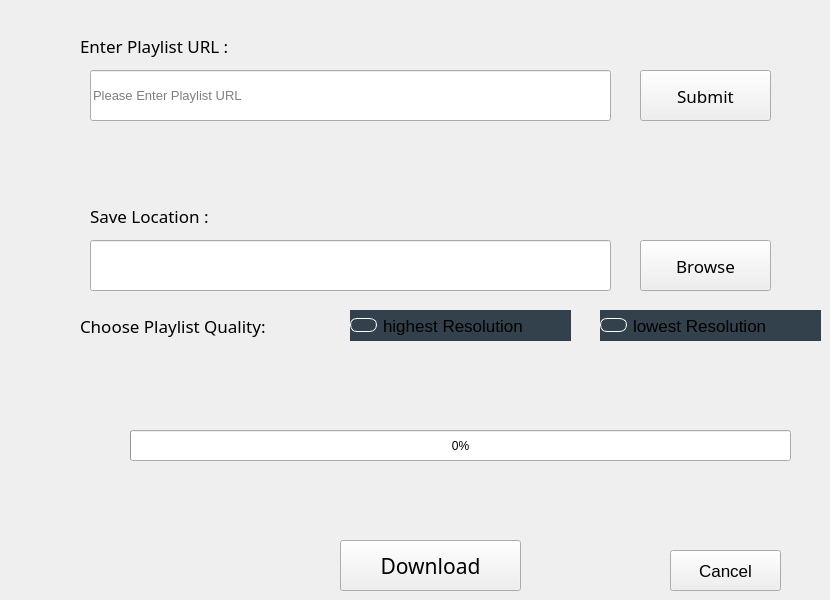
    <widget class="QWidget" name="tab_3">
     <attribute name="title">
      <string>Download YouTube Playlist</string>
     </attribute>
     <widget class="QLineEdit" name="location_3">
      <property name="geometry">
       <rect>
        <x>90</x>
        <y>240</y>
        <width>521</width>
        <height>51</height>
       </rect>
      </property>
     </widget>
     <widget class="QLabel" name="label_6">
      <property name="geometry">
       <rect>
        <x>80</x>
        <y>30</y>
        <width>201</width>
        <height>31</height>
       </rect>
      </property>
      <property name="font">
       <font>
        <family>Mongolian Baiti</family>
        <pointsize>13</pointsize>
        <weight>50</weight>
        <bold>false</bold>
       </font>
      </property>
      <property name="text">
       <string>Enter Playlist URL :</string>
      </property>
     </widget>
     <widget class="QLineEdit" name="url_3">
      <property name="geometry">
       <rect>
        <x>90</x>
        <y>70</y>
        <width>521</width>
        <height>51</height>
       </rect>
      </property>
      <property name="font">
       <font>
        <pointsize>10</pointsize>
       </font>
      </property>
      <property name="placeholderText">
       <string>Please Enter Playlist URL</string>
      </property>
     </widget>
     <widget class="QPushButton" name="browse_3">
      <property name="geometry">
       <rect>
        <x>640</x>
        <y>240</y>
        <width>131</width>
        <height>51</height>
       </rect>
      </property>
      <property name="font">
       <font>
        <family>Nanami Book</family>
        <pointsize>13</pointsize>
        <weight>50</weight>
        <bold>false</bold>
       </font>
      </property>
      <property name="text">
       <string>Browse</string>
      </property>
     </widget>
     <widget class="QPushButton" name="download_3">
      <property name="enabled">
       <bool>true</bool>
      </property>
      <property name="geometry">
       <rect>
        <x>340</x>
        <y>540</y>
        <width>181</width>
        <height>51</height>
       </rect>
      </property>
      <property name="font">
       <font>
        <family>Nanami Book</family>
        <pointsize>16</pointsize>
        <weight>50</weight>
        <bold>false</bold>
       </font>
      </property>
      <property name="text">
       <string>Download</string>
      </property>
     </widget>
     <widget class="QLabel" name="label_10">
      <property name="geometry">
       <rect>
        <x>130</x>
        <y>470</y>
        <width>661</width>
        <height>31</height>
       </rect>
      </property>
      <property name="font">
       <font>
        <pointsize>10</pointsize>
        <weight>50</weight>
        <bold>false</bold>
       </font>
      </property>
      <property name="styleSheet">
       <string notr="true">color:rgb(255, 119, 119)</string>
      </property>
      <property name="text">
       <string/>
      </property>
     </widget>
     <widget class="QPushButton" name="submit_3">
      <property name="geometry">
       <rect>
        <x>640</x>
        <y>70</y>
        <width>131</width>
        <height>51</height>
       </rect>
      </property>
      <property name="font">
       <font>
        <family>Nanami Book</family>
        <pointsize>13</pointsize>
        <weight>50</weight>
        <bold>false</bold>
       </font>
      </property>
      <property name="text">
       <string>Submit</string>
      </property>
     </widget>
     <widget class="QLabel" name="label_11">
      <property name="geometry">
       <rect>
        <x>90</x>
        <y>200</y>
        <width>151</width>
        <height>31</height>
       </rect>
      </property>
      <property name="font">
       <font>
        <family>Mongolian Baiti</family>
        <pointsize>13</pointsize>
        <weight>50</weight>
        <bold>false</bold>
       </font>
      </property>
      <property name="text">
       <string>Save Location : </string>
      </property>
     </widget>
     <widget class="QLabel" name="label_12">
      <property name="geometry">
       <rect>
        <x>80</x>
        <y>310</y>
        <width>231</width>
        <height>31</height>
       </rect>
      </property>
      <property name="font">
       <font>
        <family>Mongolian Baiti</family>
        <pointsize>13</pointsize>
        <weight>50</weight>
        <bold>false</bold>
       </font>
      </property>
      <property name="text">
       <string>Choose Playlist Quality:</string>
      </property>
     </widget>
     <widget class="QProgressBar" name="progressBar_3">
      <property name="geometry">
       <rect>
        <x>130</x>
        <y>430</y>
        <width>661</width>
        <height>31</height>
       </rect>
      </property>
      <property name="value">
       <number>0</number>
      </property>
     </widget>
     <widget class="QLabel" name="label">
      <property name="geometry">
       <rect>
        <x>80</x>
        <y>370</y>
        <width>511</width>
        <height>31</height>
       </rect>
      </property>
      <property name="font">
       <font>
        <pointsize>13</pointsize>
       </font>
      </property>
      <property name="styleSheet">
       <string notr="true">color: #279294;</string>
      </property>
      <property name="text">
       <string/>
      </property>
     </widget>
     <widget class="QPushButton" name="cancel_3">
      <property name="geometry">
       <rect>
        <x>670</x>
        <y>550</y>
        <width>111</width>
        <height>41</height>
       </rect>
      </property>
      <property name="font">
       <font>
        <pointsize>13</pointsize>
        <weight>50</weight>
        <bold>false</bold>
       </font>
      </property>
      <property name="text">
       <string>Cancel</string>
      </property>
     </widget>
     <widget class="QLabel" name="titleLabel_2">
      <property name="geometry">
       <rect>
        <x>90</x>
        <y>140</y>
        <width>521</width>
        <height>31</height>
       </rect>
      </property>
      <property name="font">
       <font>
        <pointsize>12</pointsize>
        <weight>50</weight>
        <italic>false</italic>
        <bold>false</bold>
        <underline>false</underline>
        <strikeout>false</strikeout>
        <stylestrategy>PreferDefault</stylestrategy>
        <kerning>true</kerning>
       </font>
      </property>
      <property name="tabletTracking">
       <bool>false</bool>
      </property>
      <property name="styleSheet">
       <string notr="true">color : #279294;</string>
      </property>
      <property name="text">
       <string/>
      </property>
     </widget>
     <widget class="QRadioButton" name="radioButton">
      <property name="geometry">
       <rect>
        <x>350</x>
        <y>310</y>
        <width>221</width>
        <height>31</height>
       </rect>
      </property>
      <property name="font">
       <font>
        <pointsize>13</pointsize>
       </font>
      </property>
      <property name="tabletTracking">
       <bool>false</bool>
      </property>
      <property name="autoFillBackground">
       <bool>false</bool>
      </property>
      <property name="styleSheet">
       <string notr="true">QRadioButton
{
background-color : #32414b;
}
QRadioButton::checked:pressed
{
background-color : #279294;   
}
QRadioButton::indicator {
    width: 13px;
    height: 13px;
}

QRadioButton::indicator
{
border : 1px solid white;
width : 25;
height : 12;
border-radius : 7;
}</string>
      </property>
      <property name="text">
       <string>highest Resolution</string>
      </property>
      <property name="checked">
       <bool>true</bool>
      </property>
     </widget>
     <widget class="QRadioButton" name="radioButton_2">
      <property name="geometry">
       <rect>
        <x>600</x>
        <y>310</y>
        <width>221</width>
        <height>31</height>
       </rect>
      </property>
      <property name="font">
       <font>
        <pointsize>13</pointsize>
       </font>
      </property>
      <property name="styleSheet">
       <string notr="true">QRadioButton
{
background-color : #32414b;
}
QRadioButton::checked:pressed
{
background-color : rgb(39, 146, 148);   
}
QRadioButton::indicator {
    width: 13px;
    height: 13px;
}
QRadioButton::indicator
{
border : 1px solid white;
width : 25;
height : 12;
border-radius : 7;
}
</string>
      </property>
      <property name="text">
       <string>lowest Resolution</string>
      </property>
      <property name="checkable">
       <bool>true</bool>
      </property>
      <property name="checked">
       <bool>false</bool>
      </property>
     </widget>
    </widget>
